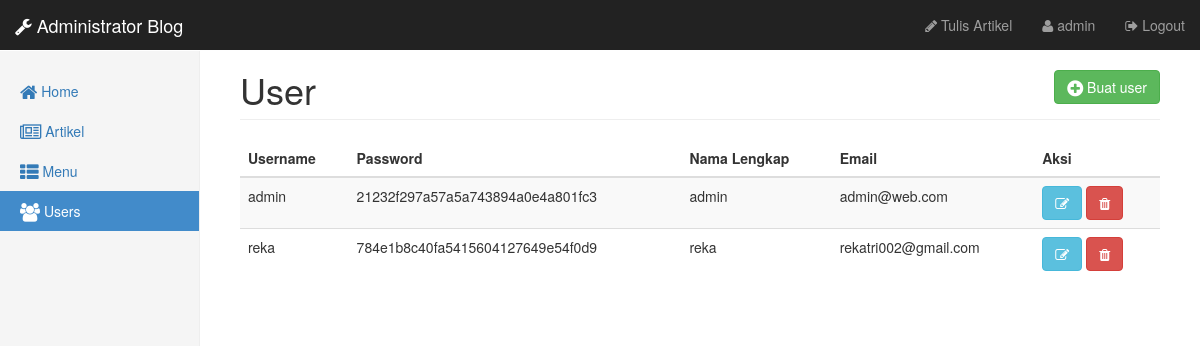
The page /admin/users/index.php (signed in) on the database its author committed.
### tables this page shows
CREATE TABLE `user` (
  `id` int(11) NOT NULL,
  `username` varchar(128) NOT NULL,
  `password` varchar(128) NOT NULL,
  `nama_lengkap` varchar(128) NOT NULL,
  `email` varchar(128) NOT NULL
);

### admin/users/data_user.php (the view)
<div class="col-sm-9 col-sm-offset-3 col-md-10 col-md-offset-2 main">
  <h1 class="page-header">User <a class="btn btn-success pull-right" href="tambah_user.php"><i class="fa fa-plus-circle fa-lg"></i> Buat user</a></h1>
  <div class="table-responsive">
    <table class="table table-striped">
      <thead>
        <tr>
          <th>Username</th>
          <th>Password</th>
          <th>Nama Lengkap</th>
          <th>Email</th>
          <th>Aksi</th>
        </tr>
      </thead>
      <tbody>
        <?php
        $query = mysqli_query($koneksi, "SELECT * FROM user");
        while($data = mysqli_fetch_array($query)){
            echo "<tr>";
            echo "<td>".$data['username']."</td>";
            echo "<td>".$data['password']."</td>";
            echo "<td>".$data['nama_lengkap']."</td>";
            echo "<td>".$data['email']."</td>";
            echo "<td><a href='edit_user.php?id=".$data['id']."' class='btn btn-info' /><i class='fa fa-edit'></i></a>
            <a href='hapus_user.php?id=".$data['id']."' class='btn btn-danger' /><i class='fa fa-trash'></i></a></td>";
            echo "</tr>";
        }
        ?>
      </tbody>
    </table>
  </div>
</div>

### rows shown on the page
user: username "admin", password "21232f297a57a5a743894a0e4a801fc3", nama_lengkap "admin", email "admin@web.com"
user: username "reka", password "784e1b8c40fa5415604127649e54f0d9", nama_lengkap "reka", email "rekatri002@gmail.com"

### other values the page prints
$_SESSION['username'] "admin"
